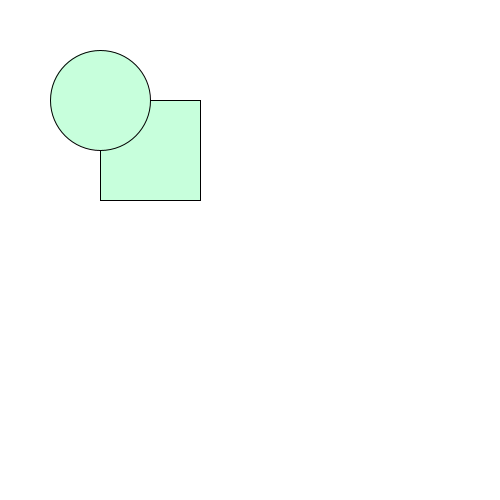
Frame 1 (no input)
Frame 60 (the mouse pressed at the canvas centre just before this capture): identical to frame 1, image omitted
Frame 120 (the mouse held since frame 60 and released just before this capture): identical to frame 1, image omitted

The Processing sketch that drew this single still picture (run headless with seeded random() and noise(); from frame 60 on, the mouse is pressed at the canvas centre):

// Processing sketch: processing_155681
// ── processing_155681.pde


void setup() {  //setup function called initially, only once
  size(500, 500);
  
  
  colorMode(HSB);   //set colors to Hue, Saturation, Brightness mode

}

void draw() {  //draw function loops 
    background(255);  //set background white
    colorMode(HSB);
    fill(101,56,565);
    rect(100,100,100,100);
    ellipse(100,100,100,100);
    }
